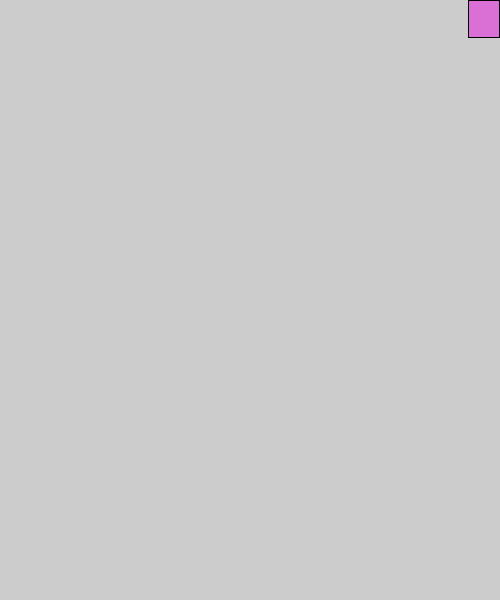
Frame 1 (no input)
Frame 60 (the mouse pressed at the canvas centre just before this capture): identical to frame 1, image omitted
Frame 120 (the mouse held since frame 60 and released just before this capture): identical to frame 1, image omitted

The Processing sketch that drew this single still picture (run headless with seeded random() and noise(); from frame 60 on, the mouse is pressed at the canvas centre):

// Processing sketch: QuitButton
// ── QuitButton.pde
//global variables
color TEAL = #008080   ;
color PURPLE = #DA70D6   ;
color regularButton = PURPLE ;
color hoverover = TEAL ;

void setup() {
  size(500, 600);
  rect(width*15/16, height*0/16, width*1/16, height*1/16);
}
void draw () {
  println ("mousex:", mouseX, "\tmouseY:", mouseY);
  if (mouseX> width*15/16 && mouseX<width && mouseY>0 && mouseY<height*1/16) { //hoverover
    fill (hoverover) ;
        rect(width*15/16, height*0/16, width*1/16, height*1/16);

  } else {
    fill (regularButton) ;
    rect(width*15/16, height*0/16, width*1/16, height*1/16);
  }
}

//listener
void mouseClicked() {
  if (mouseX> width*15/16 && mouseX<width && mouseY>0 && mouseY<height*1/16) {
    exit();
  }
} //end mousclik
